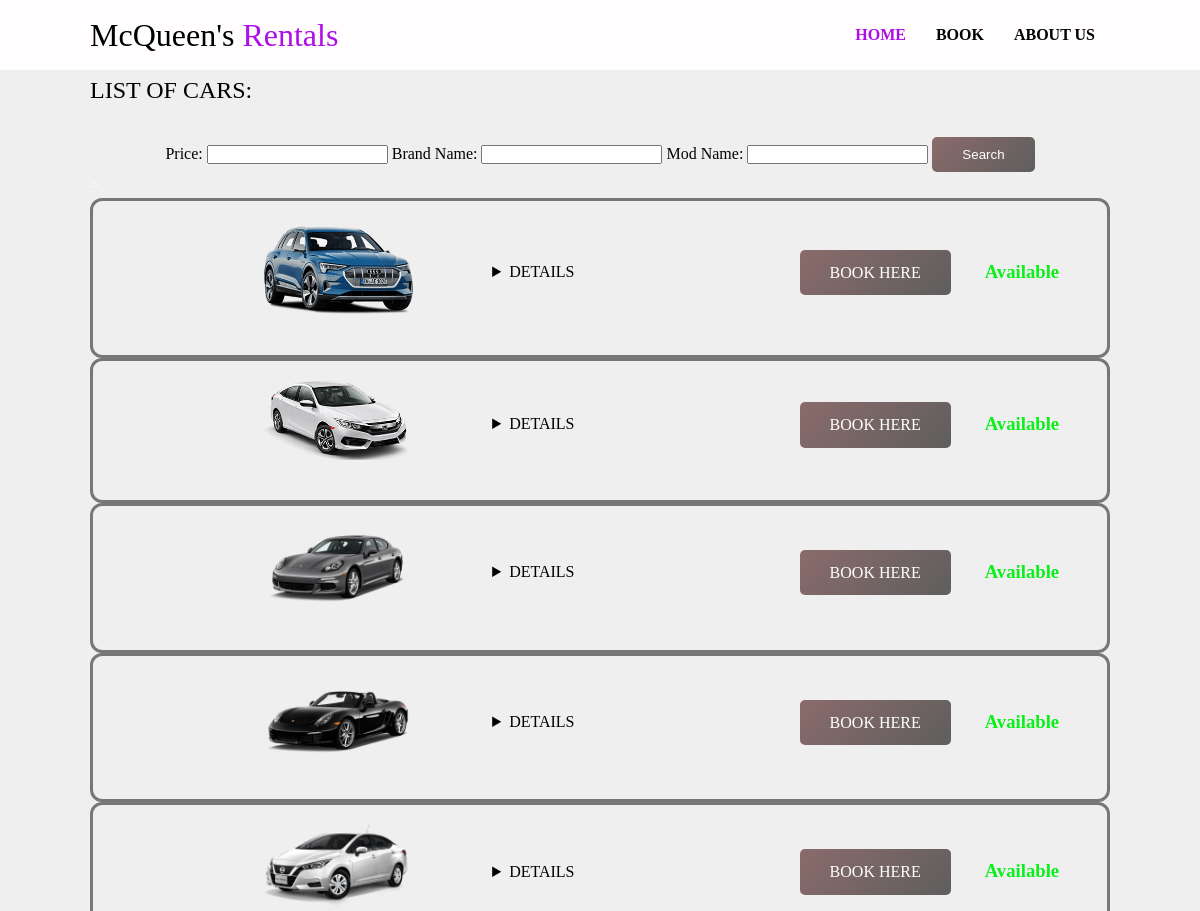
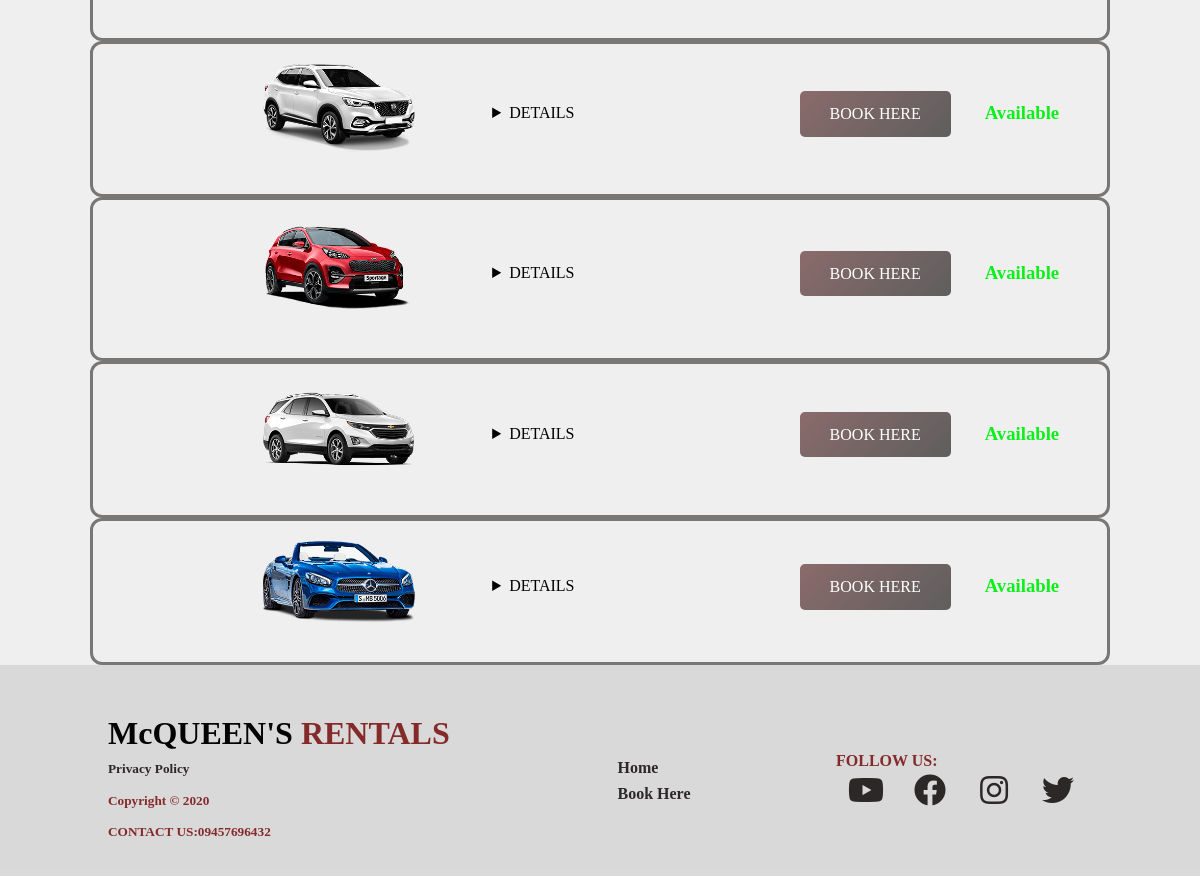
/listcars/, run on the app's committed database (2 pictures, top to bottom).
### base/models.py (models this page shows, shortened)
class Car(models.Model):
    Brand_Name = models.CharField(max_length = 200)
    Mod_Name = models.CharField(max_length = 200)
    Desc = models.TextField(max_length = 500)
    Price = models.FloatField()
    Plate_number = models.CharField(max_length = 200)
    image = models.ImageField(upload_to='images')
    status = models.CharField(max_length = 200,null = True)

### base/views.py (the view)
# urls.py: path('listcars/', views.listcars, name = "listcars"),
def listcars(request):
  car = Car.objects.all()
  myFilter = Carfilter(request.GET, queryset=car)
  car = myFilter.qs
  context = {'car':car,'myFilter': myFilter}
  return render(request, 'base/listcars.html', context)

### base/templates/base/listcars.html (shortened to what this page needs)
{%load static%}
<!DOCTYPE html>
<html lang="en">
<head>
    <link rel="stylesheet" type="text/css" href="https://cdnjs.cloudflare.com/ajax/libs/font-awesome/5.15.1/css/all.min.css">
    <link rel="stylesheet" href="https://cdnjs.cloudflare.com/ajax/libs/font-awesome/5.15.1/css/all.min.css" />
    <link rel="stylesheet" typ="text/css" href="{% static 'css\homeZ.css' %}">
    <link rel="stylesheet" typ="text/css" href="{% static 'css\utilsB.css' %}">
    <link rel="stylesheet" typ="text/css" href="{% static 'css\carlistD.css' %}">
</head>
<body>
    <div class="navbar word-1">
        <div class= "container flex">
            <div class="logo"><h1>McQueen's <span>Rentals</span></h1></a></div>
            <nav>
                <ul>
                    <div class="logo ">
                        <li><a href="{% url 'home' %}"><span><b>HOME</b></span></a></li>
                    </div>
                        <li><a href="{% url 'listcars' %}"><b>BOOK</b></a></li>
                        <li><a href="{% url 'about' %}"><b>ABOUT US</b></a></li>
                </ul>
            </nav>
        </div>
    </div>
<section class="cars">
    <div class="container ">
            <a href="#" class="logo"><h1>LIST OF CARS:</h1></a>
            <br>
            <div class = "row ">
                <div class = "col">
                        <form  class = "" method="get">
                            {{myFilter.form}}
                        <button class = "btn btn-primary" type="submit">Search</button>
                        </form>
                        </div>
                        </div>>
            {% for cars in car %}
            <div class="grid grid-3 border py-3">
                <div class="text-center card">
                <img src="{{cars.image.url}}" alt="toyota_logo" height="240px" width="10px">
            </div>
            <div class="py-2 logo card">
                <details>
                <summary>DETAILS</summary>
                </details>
                </div>
                <div class="">
                    {% if cars.status is None %}
                <a href="{% url 'bookdetails' cars.id %}" class="btn btn-outline"> BOOK HERE </a>
                <div class="avail text-center text-align ">
                    <h3>Available</h3>
                    </div>
                {% else %}
                <a href="" class="btn btn-outline"> BOOK HERE </a>
                <div class="availB text-center text-align ">
                    <h3>Unavailable</h3>
                    </div>
                {% endif %}
               </div>
            </div>
        {% endfor %}
    </div>
 </section>
<footer class="footer bg-dark py-2">
    <div class=" flex grid grid-3">
        <div>
            <div class="footerlogo"><h1><span><b>McQUEEN'S </span>RENTALS</b></h1></div>
            <h5>
            <b><a href="#">Privacy Policy</a></b>
            <b><p>Copyright &copy; 2020</p></b>
            <p>CONTACT US:09457696432</p>
            </h5>
        </div>
        <div class=" text-align container">
        <nav>
            <span>
                <b>
            <ul>
                <h4>
                <li><a href="#">Home</a></li>
                <li><a href="#">Book Here</a></li>
                </h4>
            </b>
        </span>
        </nav>
    </div>
        <div class="social">
            <h4>FOLLOW US:</h4>
            <a href="https://www.youtube.com/channel/UCIoMJNBYjEWEWMpMYRPP_mQ"><i class="fab fa-youtube fa-2x"></i></a>
            <a href="https://www.facebook.com/profile.php?id=100087964113848"><i class="fab fa-facebook fa-2x"></i></a>
            <a href="https://www.instagram.com/mcqueenscarrental/"><i class="fab fa-instagram fa-2x"></i></a>
            <a href="https://twitter.com/mcqueens420"><i class="fab fa-twitter fa-2x"></i></a>
        </div>
    </div>
</footer>

### base/static/css/homeZ.css (style rules this page uses)
:root { --primary-color: #4d4b4bb5; --secondary-color: #1c3fa8; --dark-color: hsl(208, 100%, 13%); --light-color: #ffffff; --success-color: #5cb85c; --error-color: #d9534f; }
* { box-sizing: border-box; padding: 0; margin: 0; outline: none; }
.logo { color: rgb(0, 0, 0); }
.logo span { color: #ae0ee8; }
body { font-family: 'argent-cf', serif; color: rgb(0, 0, 0); line-height: 1.6; position:relative; background-size: auto; background-position: top; flex-wrap:wrap; }
ul { list-style-type: none; }
a { text-decoration: none; color: rgb(45, 40, 40); }
h1,h2 { font-weight: normal; line-height: .9; margin: 10px 0; }
p { margin: 10px 0; }
img { width: 50%; height: 50%; }
.word-1 { font-family: 'solway', serif; }
.navbar { background-color:var(--primary-color); color: rgb(156, 8, 179); height: 70px; }
.navbar { background-color: rgb(255, 253, 253); color: rgb(133, 6, 145); height: 70px; }
.navbar ul { display: flex; }
.navbar a { color: rgb(1, 1, 1); padding: 10px; margin: 0 5px; }
.navbar .flex { justify-content: space-between; }
.py-2 { padding: 1.5rem 0; }
.py-3 { padding: 2rem 0; }
.footer { height: 50%; background: rgb(97, 87, 87); }
.footer .social a { margin: 0 10px; flex-wrap:wrap; }
.container { max-width: 1170px; margin:auto; color: rgb(254, 250, 250); flex-wrap:wrap; }
.social a { display: inline-block; height: 40px; width: 40px; margin:0 10px 10px 0; text-align: center; line-height: 40px; transition: all 0.5s ease; flex-wrap:wrap; }
.footerlogo { flex-wrap:wrap; }
.footerlogo span { color: #040404; }
.col { color: #030202; text-align: Center; justify-content: center; align-items: center; }

### base/static/css/utilsB.css (style rules this page uses)
.container { max-width: 1100px; margin: 0 auto; overflow: auto; padding: 0 40px; }
.text-center { text-align: center; }
.text-align { text-align: justify; }
.flex { display: flex; justify-content: center; align-items: center; height: 100%; }
.btn { display:inline-block; background: linear-gradient(135deg, rgb(139, 107, 107), rgb(95, 94, 94)); color: #fff; padding: 10px 30px; cursor: pointer; text-align: center; border:none; border-radius: 5px; }
.grid { padding-top: 20px; padding-left: 9%; display: grid; grid-template-columns: repeat(2, 1fr); justify-content: center; align-items: center; }
.grid-3 { grid-template-columns: repeat(3, 1fr); }
.bg-primary a, .bg-secondary a, .btn-secondary a, .btn-primary a, .btn-light, .bg-dark { background-color: #6965673e; color:rgb(133, 42, 42); }
.card { transition: 0.3s; }

### base/static/css/carlistD.css (style rules this page uses)
:root { --primary-color: #4d4b4bb5; --secondary-color: #1c3fa8; --dark-color: hsl(208, 100%, 13%); --light-color: #f4f4f4; --success-color: #5cb85c; --error-color: #d9534f; }
.cars { background-color: rgb(240, 239, 239); }
.border { border-style: solid; border-color: rgb(121, 118, 118); border-radius: 12px; }
.avail { color: rgb(11, 239, 26); display:inline-block; padding: 10px 30px; text-align: center; border: 2px; border-radius: 5px; }

### data on the page
Car: image (picture), shows "BOOK HERE"
Car: image (picture), shows "BOOK HERE"
Car: image (picture), shows "BOOK HERE"
Car: image (picture), shows "BOOK HERE"
Car: image (picture), shows "BOOK HERE"
Car: image (picture), shows "BOOK HERE"
Car: image (picture), shows "BOOK HERE"
Car: image (picture), shows "BOOK HERE"
Car: image (picture), shows "BOOK HERE"
